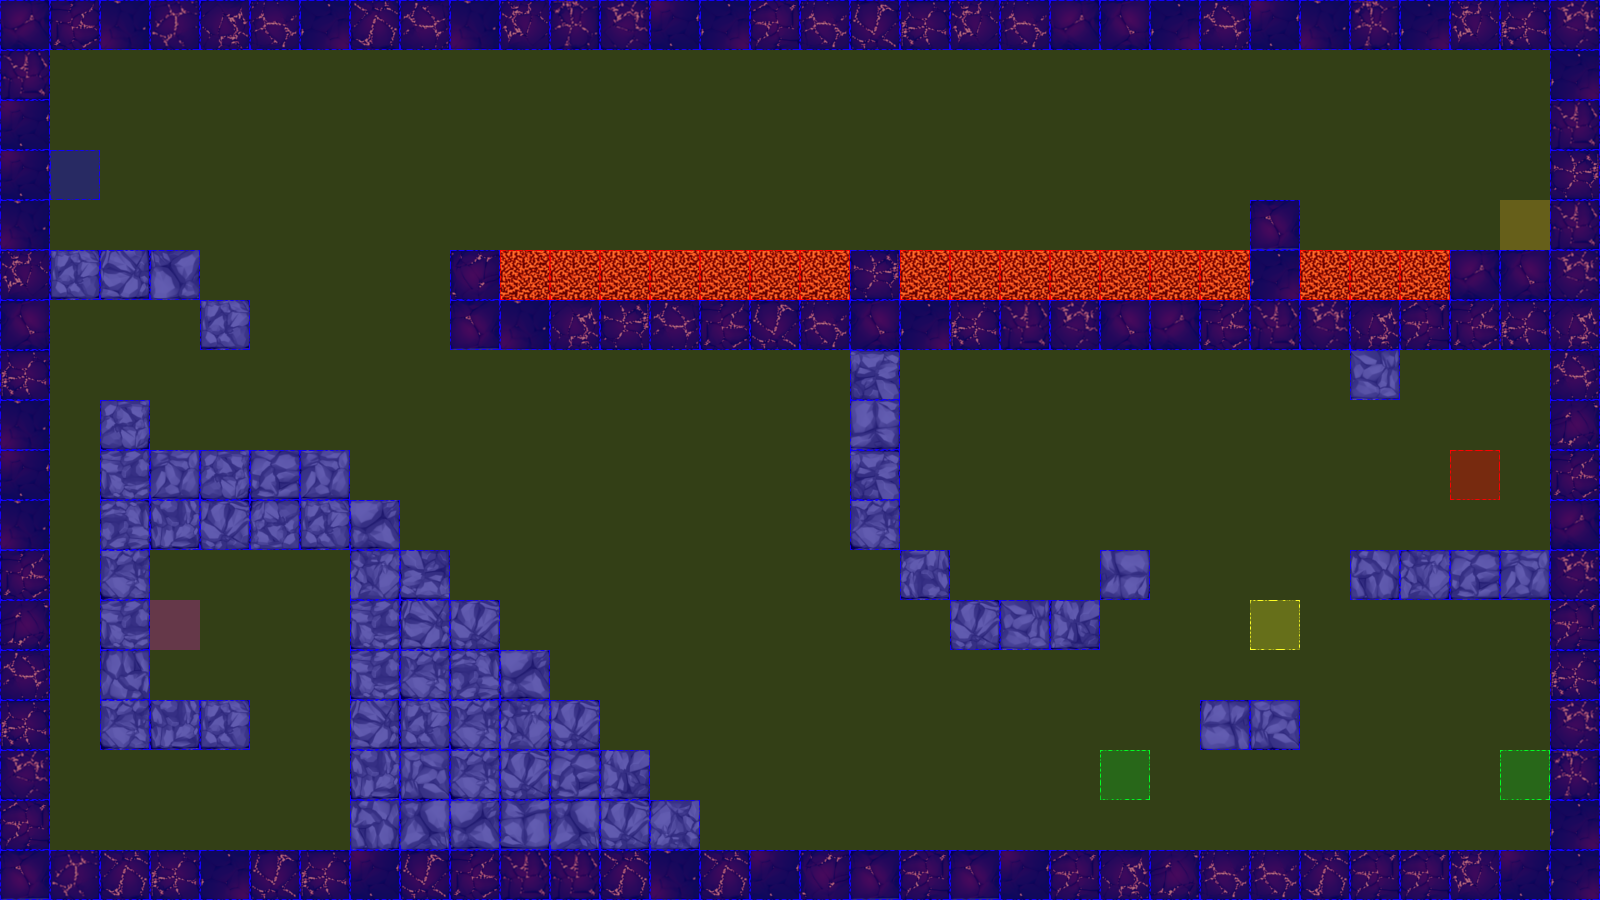

Rendered tile map (Tiled .tmx) drawn with the repository's tilesets; below, a short description and the map source with its tile grids summarised:
An orthogonal 32x18 tile map with 50x50 px tiles, 3 tile layers (terrain, collision, event), 2 tilesets.

<map version="1.0" orientation="orthogonal" renderorder="left-up" width="32" height="18" tilewidth="50" tileheight="50" nextobjectid="3">
 <tileset firstgid="1" name="dungeonTile.png" tilewidth="50" tileheight="50" tilecount="64" columns="8">
  <image source="tiles/dungeonTile.png" width="400" height="400" />
 </tileset>
 <tileset firstgid="65" name="collisionTile" tilewidth="50" tileheight="50" tilecount="12" columns="3">
  <image source="tiles/collisionTile.png" width="150" height="200" />
 </tileset>
 <layer name="terrain" width="32" height="18">
  <data>[576 cells, 206 non-empty, 53 distinct tile ids]</data>
 </layer>
 <layer name="collision" width="32" height="18">
  <data>[576 cells, 576 non-empty, 3 distinct tile ids]</data>
 </layer>
 <layer name="event" width="32" height="18">
  <data>[576 cells, 7 non-empty, 6 distinct tile ids]</data>
 </layer>
</map>
